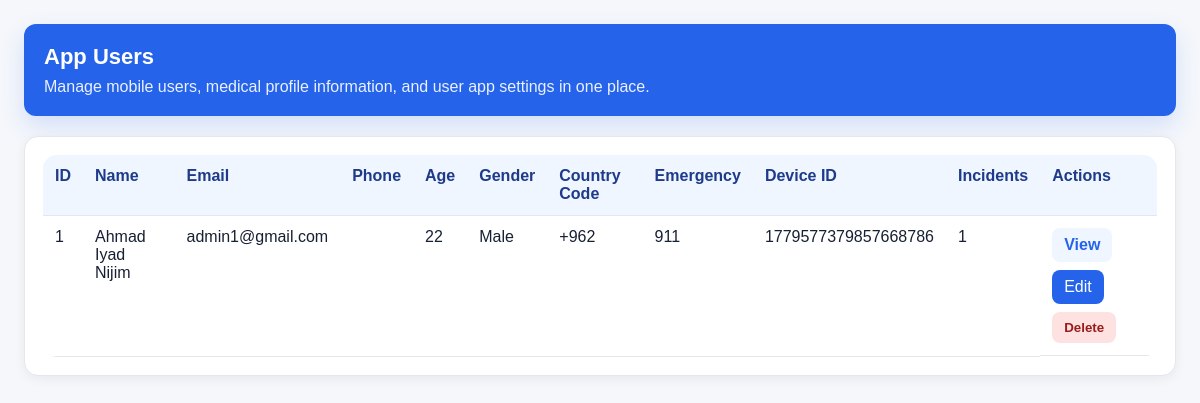
The app's page /pages/users.php (signed in), older data.
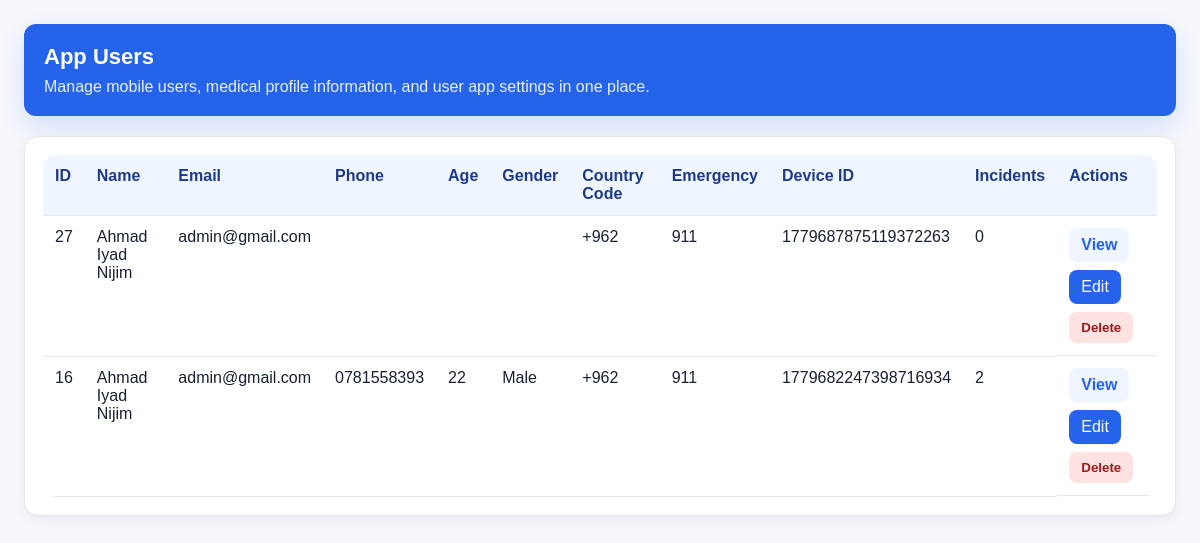
The same page, newer data.
### tables this page shows
CREATE TABLE `app_users` (
  `id` int(11) NOT NULL,
  `device_id` varchar(100) NOT NULL,
  `email` varchar(190) DEFAULT NULL,
  `phone` varchar(20) DEFAULT NULL,
  `password_hash` varchar(255) DEFAULT NULL,
  `profile_image_path` varchar(255) DEFAULT NULL,
  `full_name` varchar(150) DEFAULT NULL,
  `age` int(11) DEFAULT NULL,
  `sex` varchar(20) DEFAULT NULL,
  `blood_type` varchar(10) DEFAULT NULL,
  `allergies` text DEFAULT NULL,
  `conditions` text DEFAULT NULL,
  `medications` text DEFAULT NULL,
  `notes` text DEFAULT NULL,
  `questionnaire_json` longtext DEFAULT NULL,
  `language` varchar(10) DEFAULT 'en',
  `country_code` varchar(10) DEFAULT '+962',
  `emergency_number` varchar(20) DEFAULT '911',
  `ambulance_number` varchar(20) DEFAULT '193',
  `fire_number` varchar(20) DEFAULT '199',
  `created_at` timestamp NOT NULL DEFAULT current_timestamp(),
  `updated_at` timestamp NOT NULL DEFAULT current_timestamp() ON UPDATE current_timestamp()
);

### pages/users.php (the view, shortened to what this page needs)
<?php
require_once __DIR__ . '/../config/database.php';
function app_user_has_column(PDO $pdo, string $column): bool
{
    $stmt = $pdo->prepare("SHOW COLUMNS FROM app_users LIKE ?");
    $stmt->execute([$column]);
    return (bool)$stmt->fetch();
}
$hasEmailColumn = app_user_has_column($pdo, 'email');
$hasPhoneColumn = app_user_has_column($pdo, 'phone');
$stmt = $pdo->prepare("
    SELECT
        app_users.*,
        COUNT(incidents.id) AS incident_count
    FROM app_users
    LEFT JOIN incidents
        ON app_users.device_id = incidents.device_id
    GROUP BY app_users.id
    ORDER BY app_users.created_at DESC
");
$stmt->execute();
$users = $stmt->fetchAll();
?>
<!DOCTYPE html>
<html lang="en">
<head>
    <link rel="stylesheet" href="../assets/css/users.css?v=20260523">
</head>
<body>
    <div class="page-header">
        <h1>App Users</h1>
        <p>Manage mobile users, medical profile information, and user app settings in one place.</p>
    </div>
    <div class="users-card">
        <div class="table-wrap">
            <table>
                <thead>
                    <tr>
                        <th>ID</th>
                        <th>Name</th>
                        <?php if ($hasEmailColumn): ?><th>Email</th><?php endif; ?>
                        <?php if ($hasPhoneColumn): ?><th>Phone</th><?php endif; ?>
                        <th>Age</th>
                        <th>Gender</th>
                        <th>Country Code</th>
                        <th>Emergency</th>
                        <th>Device ID</th>
                        <th>Incidents</th>
                        <th>Actions</th>
                    </tr>
                </thead>
                <tbody>
                    <?php if (count($users) > 0): ?>
                        <?php foreach ($users as $user): ?>
                            <?php $userId = (int)$user['id']; ?>
                            <tr>
                                <td><?= htmlspecialchars((string)$userId) ?></td>
                                <td><?= htmlspecialchars((string)($user['full_name'] ?? '')) ?></td>
                                <?php if ($hasEmailColumn): ?><td><?= htmlspecialchars((string)($user['email'] ?? '')) ?></td><?php endif; ?>
                                <?php if ($hasPhoneColumn): ?><td><?= htmlspecialchars((string)($user['phone'] ?? '')) ?></td><?php endif; ?>
                                <td><?= htmlspecialchars((string)($user['age'] ?? '')) ?></td>
                                <td><?= htmlspecialchars((string)($user['sex'] ?? '')) ?></td>
                                <td><?= htmlspecialchars((string)($user['country_code'] ?? '')) ?></td>
                                <td><?= htmlspecialchars((string)($user['emergency_number'] ?? '')) ?></td>
                                <td><?= htmlspecialchars((string)($user['device_id'] ?? '')) ?></td>
                                <td><?= htmlspecialchars((string)$user['incident_count']) ?></td>
                                <td class="action-buttons">
                                    <a href="user_view.php?id=<?= urlencode((string)$userId) ?>" class="button muted">View</a>
                                    <button type="button" class="button" onclick="parent.openGlobalModal(document.getElementById('editUser<?= $userId ?>').innerHTML)">Edit</button>
                                    <form method="POST" class="inline-form js-confirm-delete">
                                        <button type="submit" name="delete_user" class="danger-button">Delete</button>
                                    </form>
                                </td>
                            </tr>
                        <?php endforeach; ?>
                    <?php else: ?>
                        <tr>
                            <td colspan="<?= 9 + ($hasEmailColumn ? 1 : 0) + ($hasPhoneColumn ? 1 : 0) ?>" class="empty">No users found.</td>
                        </tr>
                    <?php endif; ?>
                </tbody>
            </table>
        </div>
    </div>
</body>
</html>

### assets/css/users.css (style rules this page uses)
* { box-sizing: border-box }
body { font-family: Arial, sans-serif; background: #f5f7fb; margin: 0; padding: 24px; color: #172033 }
h1 { margin: 0 0 18px }
.users-card { background: #fff; border: 1px solid #e5e7eb; border-radius: 14px; padding: 18px; box-shadow: 0 3px 12px rgba(15, 23, 42, .06) }
table { width: 100%; border-collapse: collapse; background: #fff; border-radius: 14px; overflow: hidden }
th, td { border-bottom: 1px solid #e5e7eb; padding: 12px; text-align: left; vertical-align: top }
th { background: #eff6ff; color: #1e3a8a; font-weight: 700 }
.button { display: inline-block; padding: 8px 12px; background: #2563eb; color: white; text-decoration: none; border-radius: 8px; font-weight: 700 }
a { color: #2563eb; font-weight: 600 }
.table-wrap { overflow-x: auto }
.page-header p { margin-top: -8px; color: #64748b; }
.action-buttons { display: flex; gap: 8px; flex-wrap: wrap; align-items: center; }
.inline-form { margin: 0; display: inline-block; }
button.button { border: none; cursor: pointer; font: inherit; }
.button.muted { background: #eff6ff; color: #2563eb; }
.danger-button { border: none; cursor: pointer; padding: 8px 12px; background: #fee2e2; color: #991b1b; border-radius: 8px; font-weight: 700; }
.page-header { background: #2563eb; color: #ffffff; padding: 20px; border-radius: 12px; margin-bottom: 20px; box-shadow: 0 10px 24px rgba(37, 99, 235, 0.16); }
.page-header h1 { margin: 0; font-size: 22px; color: #ffffff; }
.page-header p { margin: 8px 0 0; color: #eaf1ff; }

Row changes from the older to the newer data that the page shows:
removed app_users: id "1", full_name "Ahmad Iyad Nijim", email "admin1@gmail.com", age "22", sex "Male", country_code "+962", emergency_number "911", device "1779577379857668786", incident_count "1"
added app_users: id "27", full_name "Ahmad Iyad Nijim", email "admin@gmail.com", country_code "+962", emergency_number "911", device "1779687875119372263", incident_count "0"
added app_users: id "16", full_name "Ahmad Iyad Nijim", email "admin@gmail.com", phone "0781558393", age "22", sex "Male", country_code "+962", emergency_number "911", device "1779682247398716934", incident_count "2"
